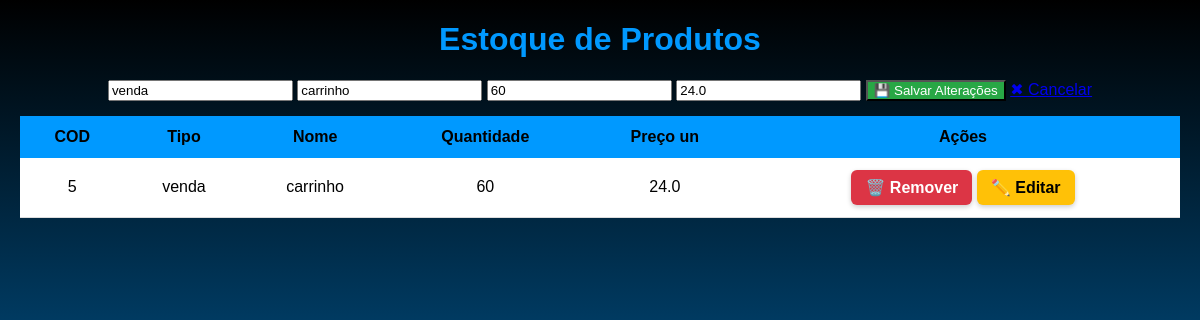
/editar/5, run on the app's committed database.
### tables this page shows
CREATE TABLE produtos (
            id INTEGER PRIMARY KEY AUTOINCREMENT,
            tipo TEXT NOT NULL,
            nome TEXT NOT NULL,
            quantidade INTEGER NOT NULL,
            preco REAL NOT NULL
        );

### app.py (the view, shortened to what this page needs)
@app.route("/editar/<int:id>", methods=["GET", "POST"])
def editar(id):
    produto = database.get_produto(id)
    produtos = database.get_all_produtos()
    return render_template("index.html", produtos=produtos, produto_edit=produto)
    produto = database.get_produto(id)
    return render_template("editar.html", produto=produto)

### database.py (called while the page is built)
def get_connection():
    return sqlite3.connect(DB_NAME)

def get_all_produtos():
    conn = get_connection()
    cur = conn.cursor()
    cur.execute("SELECT * FROM produtos")
    produtos = cur.fetchall()
    conn.close()
    return produtos

def get_produto(produto_id):
    conn = get_connection()
    cur = conn.cursor()
    cur.execute("SELECT * FROM produtos WHERE id=?", (produto_id,))
    produto = cur.fetchone()
    conn.close()
    return produto

### templates/index.html (shortened to what this page needs)
<!DOCTYPE html>
<html lang="pt-br">
<head>
    <link rel="stylesheet" href="/static/style.css">
</head>
<body>
    <h1>Estoque de Produtos</h1>
    <div class="actions-container">
        {% if produto_edit %}
            <form action="{{ url_for('editar', id=produto_edit[0]) }}" method="POST" class="add-form">
                <input type="text" name="tipo" value="{{ produto_edit[1] }}" required>
                <input type="text" name="nome" value="{{ produto_edit[2] }}" required>
                <input type="number" name="quantidade" value="{{ produto_edit[3] }}" min="1" required>
                <input type="number" step="0.01" name="preco" value="{{ produto_edit[4] }}" required>
                <button type="submit" class="add-btn">💾 Salvar Alterações</button>
                <a href="{{ url_for('index') }}" class="cancel-btn">✖ Cancelar</a>
            </form>
        {% endif %}
    </div>
    <table class="table">
        <thead>
            <tr>
                <th>COD</th>
                <th>Tipo</th>
                <th>Nome</th>
                <th>Quantidade</th>
                <th>Preço un</th>
                <th>Ações</th>
            </tr>
        </thead>
        <tbody>
            {% for produto in produtos %}
            <tr>
                <td>{{ produto[0] }}</td>
                <td>{{ produto[1] }}</td>
                <td>{{ produto[2] }}</td>
                <td>{{ produto[3] }}</td>
                <td>{{ produto[4] }}</td>
                <td>
                    <a href="{{ url_for('remover', id=produto[0]) }}" class="remove-btn">🗑️ Remover</a>
                    <a href="{{ url_for('editar', id=produto[0]) }}" class="edit-btn">✏️ Editar</a>
                </td>
            </tr>
            {% endfor %}
        </tbody>
    </table>
</body>
</html>

### static/style.css (style rules this page uses)
body { background-image: linear-gradient(to bottom, #000000, #0099ff); height: 100vh; font-family: Arial, sans-serif; margin: 20px; }
h1, h2 { color: #0099ff; text-align: center; }
.actions-container { text-align: center; margin-bottom: 15px; }
table { width: 100%; margin: 0 auto; border-collapse: collapse; background-color: #fff; }
th { background-color: #0099ff; color: white; padding: 12px; color: #000000; }
td { text-align: center; padding: 12px; border-bottom: 1px solid #ddd; color: #000000; }
.add-btn { background-color: #28a745; color: white; }
.edit-btn, .remove-btn { display: inline-flex; align-items: center; gap: 6px; padding: 8px 14px; border: none; border-radius: 6px; font-weight: bold; cursor: pointer; transition: all 0.3s ease; text-decoration: none; }
.edit-btn { background-color: #ffc107; color: #000; box-shadow: 0 2px 5px rgba(0,0,0,0.2); }
.remove-btn { background-color: #dc3545; color: #fff; box-shadow: 0 2px 5px rgba(0,0,0,0.2); }

### data on the page
produtos: tipo "venda", nome "carrinho", quantidade "60", preco "24.0", id "5"
